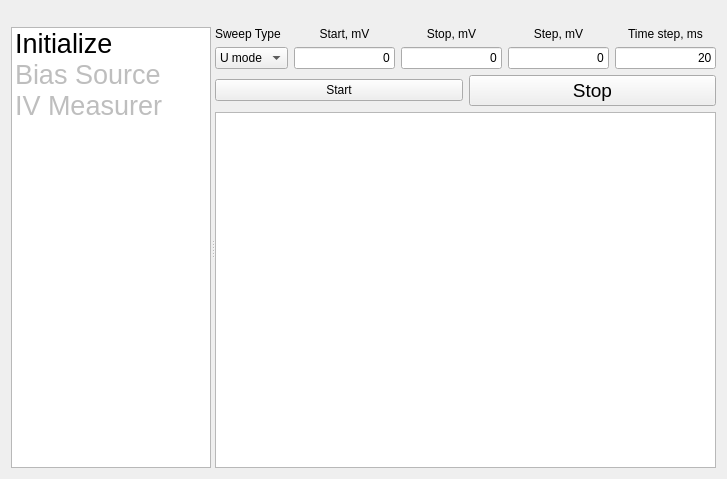
<?xml version="1.0" encoding="UTF-8"?>
<ui version="4.0">
 <class>MainWindow</class>
 <widget class="QWidget" name="MainWindow">
  <property name="geometry">
   <rect>
    <x>0</x>
    <y>0</y>
    <width>727</width>
    <height>479</height>
   </rect>
  </property>
  <property name="windowTitle">
   <string>cu-measurer</string>
  </property>
  <layout class="QVBoxLayout" name="verticalLayout_10">
   <item>
    <widget class="QWidget" name="wTitle" native="true"/>
   </item>
   <item>
    <widget class="QSplitter" name="splitter">
     <property name="orientation">
      <enum>Qt::Horizontal</enum>
     </property>
     <widget class="QListWidget" name="lwActions">
      <property name="maximumSize">
       <size>
        <width>200</width>
        <height>16777215</height>
       </size>
      </property>
      <item>
       <property name="text">
        <string>Initialize</string>
       </property>
       <property name="font">
        <font>
         <pointsize>20</pointsize>
        </font>
       </property>
       <property name="flags">
        <set>ItemIsSelectable|ItemIsEnabled</set>
       </property>
      </item>
      <item>
       <property name="text">
        <string>Bias Source</string>
       </property>
       <property name="font">
        <font>
         <pointsize>20</pointsize>
        </font>
       </property>
       <property name="flags">
        <set>ItemIsSelectable</set>
       </property>
      </item>
      <item>
       <property name="text">
        <string>IV Measurer</string>
       </property>
       <property name="font">
        <font>
         <pointsize>20</pointsize>
        </font>
       </property>
       <property name="flags">
        <set>ItemIsSelectable</set>
       </property>
      </item>
     </widget>
     <widget class="QStackedWidget" name="stackedWidget">
      <property name="enabled">
       <bool>true</bool>
      </property>
      <property name="currentIndex">
       <number>2</number>
      </property>
      <widget class="QWidget" name="pInitialize">
       <layout class="QVBoxLayout" name="verticalLayout">
        <item>
         <layout class="QHBoxLayout" name="horizontalLayout_2">
          <item>
           <layout class="QFormLayout" name="formLayout">
            <item row="0" column="0">
             <widget class="QLabel" name="label_8">
              <property name="styleSheet">
               <string notr="true">font: 12pt &quot;MS Shell Dlg 2&quot;;</string>
              </property>
              <property name="text">
               <string>TcpIp address:</string>
              </property>
             </widget>
            </item>
            <item row="0" column="1">
             <widget class="QComboBox" name="cbTcpIpAddress">
              <property name="minimumSize">
               <size>
                <width>0</width>
                <height>0</height>
               </size>
              </property>
              <property name="styleSheet">
               <string notr="true">font: 12pt &quot;MS Shell Dlg 2&quot;;</string>
              </property>
             </widget>
            </item>
            <item row="1" column="0">
             <widget class="QLabel" name="label_10">
              <property name="styleSheet">
               <string notr="true">font: 12pt &quot;MS Shell Dlg 2&quot;;</string>
              </property>
              <property name="text">
               <string>Device address:</string>
              </property>
             </widget>
            </item>
            <item row="1" column="1">
             <widget class="QSpinBox" name="sbDeviceAddress">
              <property name="minimumSize">
               <size>
                <width>0</width>
                <height>0</height>
               </size>
              </property>
              <property name="styleSheet">
               <string notr="true">font: 12pt &quot;MS Shell Dlg 2&quot;;</string>
              </property>
              <property name="maximum">
               <number>31</number>
              </property>
             </widget>
            </item>
           </layout>
          </item>
          <item>
           <widget class="QPushButton" name="pbInitialize">
            <property name="minimumSize">
             <size>
              <width>0</width>
              <height>60</height>
             </size>
            </property>
            <property name="maximumSize">
             <size>
              <width>100</width>
              <height>16777215</height>
             </size>
            </property>
            <property name="styleSheet">
             <string notr="true">font: 12pt &quot;MS Shell Dlg 2&quot;;</string>
            </property>
            <property name="text">
             <string>Initialize</string>
            </property>
           </widget>
          </item>
         </layout>
        </item>
        <item>
         <widget class="QLabel" name="lbStatus">
          <property name="font">
           <font>
            <pointsize>12</pointsize>
           </font>
          </property>
          <property name="text">
           <string>Status:</string>
          </property>
          <property name="textInteractionFlags">
           <set>Qt::LinksAccessibleByMouse|Qt::TextSelectableByMouse</set>
          </property>
         </widget>
        </item>
        <item>
         <spacer name="verticalSpacer">
          <property name="orientation">
           <enum>Qt::Vertical</enum>
          </property>
          <property name="sizeHint" stdset="0">
           <size>
            <width>20</width>
            <height>334</height>
           </size>
          </property>
         </spacer>
        </item>
       </layout>
      </widget>
      <widget class="QWidget" name="pSisDriver">
       <layout class="QVBoxLayout" name="verticalLayout_2">
        <item>
         <widget class="QLabel" name="lbData">
          <property name="styleSheet">
           <string notr="true">font: 24pt &quot;MS Shell Dlg 2&quot;;</string>
          </property>
          <property name="frameShape">
           <enum>QFrame::Box</enum>
          </property>
          <property name="text">
           <string/>
          </property>
          <property name="textFormat">
           <enum>Qt::AutoText</enum>
          </property>
          <property name="scaledContents">
           <bool>false</bool>
          </property>
          <property name="alignment">
           <set>Qt::AlignLeading|Qt::AlignLeft|Qt::AlignVCenter</set>
          </property>
          <property name="margin">
           <number>0</number>
          </property>
          <property name="indent">
           <number>-1</number>
          </property>
         </widget>
        </item>
        <item>
         <layout class="QGridLayout" name="gridLayout_2">
          <item row="0" column="0">
           <widget class="QLabel" name="label">
            <property name="minimumSize">
             <size>
              <width>80</width>
              <height>0</height>
             </size>
            </property>
            <property name="maximumSize">
             <size>
              <width>50</width>
              <height>16777215</height>
             </size>
            </property>
            <property name="styleSheet">
             <string notr="true">font: 16pt &quot;MS Shell Dlg 2&quot;;</string>
            </property>
            <property name="text">
             <string>U (mV):</string>
            </property>
           </widget>
          </item>
          <item row="0" column="1">
           <widget class="QDoubleSpinBox" name="sbU">
            <property name="maximumSize">
             <size>
              <width>16777215</width>
              <height>16777215</height>
             </size>
            </property>
            <property name="styleSheet">
             <string notr="true">font: 20pt &quot;MS Shell Dlg 2&quot;;</string>
            </property>
            <property name="alignment">
             <set>Qt::AlignCenter</set>
            </property>
            <property name="minimum">
             <double>-99.989999999999995</double>
            </property>
            <property name="singleStep">
             <double>0.100000000000000</double>
            </property>
           </widget>
          </item>
          <item row="0" column="2">
           <widget class="QPushButton" name="pbSetU">
            <property name="maximumSize">
             <size>
              <width>16777215</width>
              <height>16777215</height>
             </size>
            </property>
            <property name="styleSheet">
             <string notr="true">font: 20pt &quot;MS Shell Dlg 2&quot;;</string>
            </property>
            <property name="text">
             <string>Set U</string>
            </property>
           </widget>
          </item>
          <item row="1" column="0">
           <widget class="QLabel" name="label_2">
            <property name="minimumSize">
             <size>
              <width>80</width>
              <height>0</height>
             </size>
            </property>
            <property name="maximumSize">
             <size>
              <width>50</width>
              <height>16777215</height>
             </size>
            </property>
            <property name="styleSheet">
             <string notr="true">font: 16pt &quot;MS Shell Dlg 2&quot;;</string>
            </property>
            <property name="text">
             <string>I (uA):</string>
            </property>
           </widget>
          </item>
          <item row="1" column="1">
           <widget class="QDoubleSpinBox" name="sbI">
            <property name="styleSheet">
             <string notr="true">font: 20pt &quot;MS Shell Dlg 2&quot;;</string>
            </property>
            <property name="alignment">
             <set>Qt::AlignCenter</set>
            </property>
            <property name="decimals">
             <number>0</number>
            </property>
            <property name="minimum">
             <double>-5000.000000000000000</double>
            </property>
            <property name="maximum">
             <double>5000.000000000000000</double>
            </property>
            <property name="singleStep">
             <double>1.000000000000000</double>
            </property>
           </widget>
          </item>
          <item row="1" column="2">
           <widget class="QPushButton" name="pbSetI">
            <property name="styleSheet">
             <string notr="true">font: 20pt &quot;MS Shell Dlg 2&quot;;</string>
            </property>
            <property name="text">
             <string>Set I</string>
            </property>
           </widget>
          </item>
         </layout>
        </item>
        <item>
         <widget class="QCheckBox" name="cbShort">
          <property name="styleSheet">
           <string notr="true">font: 12pt &quot;MS Shell Dlg 2&quot;;</string>
          </property>
          <property name="text">
           <string>Short-circuits enable</string>
          </property>
         </widget>
        </item>
        <item>
         <widget class="QRadioButton" name="rbUmode">
          <property name="styleSheet">
           <string notr="true">font: 12pt &quot;MS Shell Dlg 2&quot;;</string>
          </property>
          <property name="text">
           <string>U mode</string>
          </property>
         </widget>
        </item>
        <item>
         <widget class="QRadioButton" name="rbImode">
          <property name="styleSheet">
           <string notr="true">font: 12pt &quot;MS Shell Dlg 2&quot;;</string>
          </property>
          <property name="text">
           <string>I mode</string>
          </property>
         </widget>
        </item>
        <item>
         <spacer name="verticalSpacer_2">
          <property name="orientation">
           <enum>Qt::Vertical</enum>
          </property>
          <property name="sizeHint" stdset="0">
           <size>
            <width>20</width>
            <height>117</height>
           </size>
          </property>
         </spacer>
        </item>
       </layout>
      </widget>
      <widget class="QWidget" name="pMeasurer">
       <property name="styleSheet">
        <string notr="true">font: 14pt &quot;MS Shell Dlg 2&quot;;</string>
       </property>
       <layout class="QVBoxLayout" name="verticalLayout_7">
        <property name="spacing">
         <number>6</number>
        </property>
        <property name="leftMargin">
         <number>0</number>
        </property>
        <property name="topMargin">
         <number>0</number>
        </property>
        <property name="rightMargin">
         <number>0</number>
        </property>
        <property name="bottomMargin">
         <number>0</number>
        </property>
        <item>
         <layout class="QGridLayout" name="gridLayout">
          <item row="0" column="4">
           <widget class="QLabel" name="lbTimeStep">
            <property name="maximumSize">
             <size>
              <width>16777215</width>
              <height>24</height>
             </size>
            </property>
            <property name="text">
             <string>Time step, ms</string>
            </property>
            <property name="alignment">
             <set>Qt::AlignCenter</set>
            </property>
           </widget>
          </item>
          <item row="0" column="1">
           <widget class="QLabel" name="lbStart">
            <property name="maximumSize">
             <size>
              <width>16777215</width>
              <height>24</height>
             </size>
            </property>
            <property name="text">
             <string>Start, mV</string>
            </property>
            <property name="alignment">
             <set>Qt::AlignCenter</set>
            </property>
           </widget>
          </item>
          <item row="1" column="0">
           <widget class="QComboBox" name="cbSweepType">
            <item>
             <property name="text">
              <string>U mode</string>
             </property>
            </item>
            <item>
             <property name="text">
              <string>I mode</string>
             </property>
            </item>
           </widget>
          </item>
          <item row="0" column="0">
           <widget class="QLabel" name="label_4">
            <property name="maximumSize">
             <size>
              <width>16777215</width>
              <height>24</height>
             </size>
            </property>
            <property name="styleSheet">
             <string notr="true">font: 14pt &quot;MS Shell Dlg 2&quot;;</string>
            </property>
            <property name="text">
             <string>Sweep Type</string>
            </property>
           </widget>
          </item>
          <item row="0" column="2">
           <widget class="QLabel" name="lbStop">
            <property name="maximumSize">
             <size>
              <width>16777215</width>
              <height>24</height>
             </size>
            </property>
            <property name="text">
             <string>Stop, mV</string>
            </property>
            <property name="alignment">
             <set>Qt::AlignCenter</set>
            </property>
           </widget>
          </item>
          <item row="0" column="3">
           <widget class="QLabel" name="lbStep">
            <property name="maximumSize">
             <size>
              <width>16777215</width>
              <height>24</height>
             </size>
            </property>
            <property name="text">
             <string>Step, mV</string>
            </property>
            <property name="alignment">
             <set>Qt::AlignCenter</set>
            </property>
           </widget>
          </item>
          <item row="1" column="1">
           <widget class="QLineEdit" name="leStartSweep">
            <property name="text">
             <string>0</string>
            </property>
            <property name="alignment">
             <set>Qt::AlignRight|Qt::AlignTrailing|Qt::AlignVCenter</set>
            </property>
           </widget>
          </item>
          <item row="1" column="2">
           <widget class="QLineEdit" name="leStopSweep">
            <property name="text">
             <string>0</string>
            </property>
            <property name="alignment">
             <set>Qt::AlignRight|Qt::AlignTrailing|Qt::AlignVCenter</set>
            </property>
           </widget>
          </item>
          <item row="1" column="3">
           <widget class="QLineEdit" name="leStepSweep">
            <property name="text">
             <string>0</string>
            </property>
            <property name="alignment">
             <set>Qt::AlignRight|Qt::AlignTrailing|Qt::AlignVCenter</set>
            </property>
           </widget>
          </item>
          <item row="1" column="4">
           <widget class="QLineEdit" name="leTimeStepSweep">
            <property name="text">
             <string>20</string>
            </property>
            <property name="alignment">
             <set>Qt::AlignRight|Qt::AlignTrailing|Qt::AlignVCenter</set>
            </property>
           </widget>
          </item>
         </layout>
        </item>
        <item>
         <layout class="QHBoxLayout" name="horizontalLayout_8">
          <item>
           <widget class="QPushButton" name="pbStart">
            <property name="text">
             <string>Start</string>
            </property>
           </widget>
          </item>
          <item>
           <widget class="QPushButton" name="pbStop">
            <property name="font">
             <font>
              <family>MS Shell Dlg 2</family>
              <pointsize>14</pointsize>
              <italic>false</italic>
              <bold>false</bold>
             </font>
            </property>
            <property name="text">
             <string>Stop</string>
            </property>
           </widget>
          </item>
         </layout>
        </item>
        <item>
         <widget class="QChartView" name="wChartView"/>
        </item>
       </layout>
      </widget>
     </widget>
    </widget>
   </item>
  </layout>
 </widget>
 <layoutdefault spacing="6" margin="11"/>
 <customwidgets>
  <customwidget>
   <class>QChartView</class>
   <extends>QGraphicsView</extends>
   <header location="global">qchartview.h</header>
  </customwidget>
 </customwidgets>
 <tabstops>
  <tabstop>lwActions</tabstop>
  <tabstop>cbTcpIpAddress</tabstop>
  <tabstop>sbDeviceAddress</tabstop>
  <tabstop>pbInitialize</tabstop>
  <tabstop>cbShort</tabstop>
  <tabstop>sbU</tabstop>
  <tabstop>sbI</tabstop>
  <tabstop>pbSetU</tabstop>
  <tabstop>pbSetI</tabstop>
  <tabstop>cbSweepType</tabstop>
  <tabstop>pbStart</tabstop>
  <tabstop>pbStop</tabstop>
 </tabstops>
 <resources/>
 <connections>
  <connection>
   <sender>lwActions</sender>
   <signal>currentRowChanged(int)</signal>
   <receiver>stackedWidget</receiver>
   <slot>setCurrentIndex(int)</slot>
   <hints>
    <hint type="sourcelabel">
     <x>124</x>
     <y>250</y>
    </hint>
    <hint type="destinationlabel">
     <x>283</x>
     <y>261</y>
    </hint>
   </hints>
  </connection>
 </connections>
</ui>
